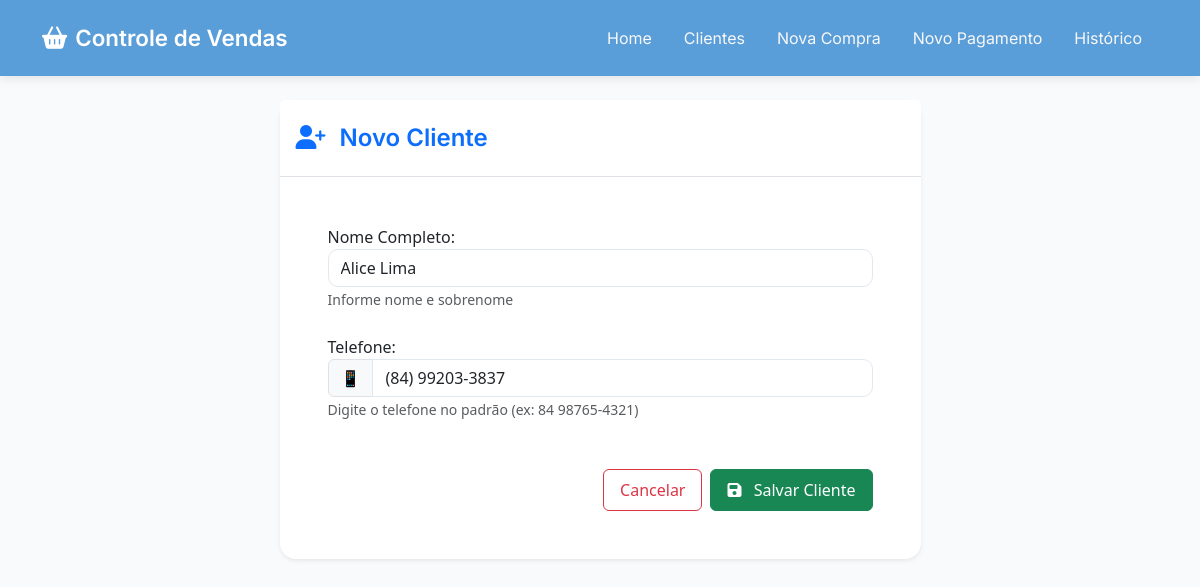
The page /clientes/editar/17/ on the database as committed earlier.
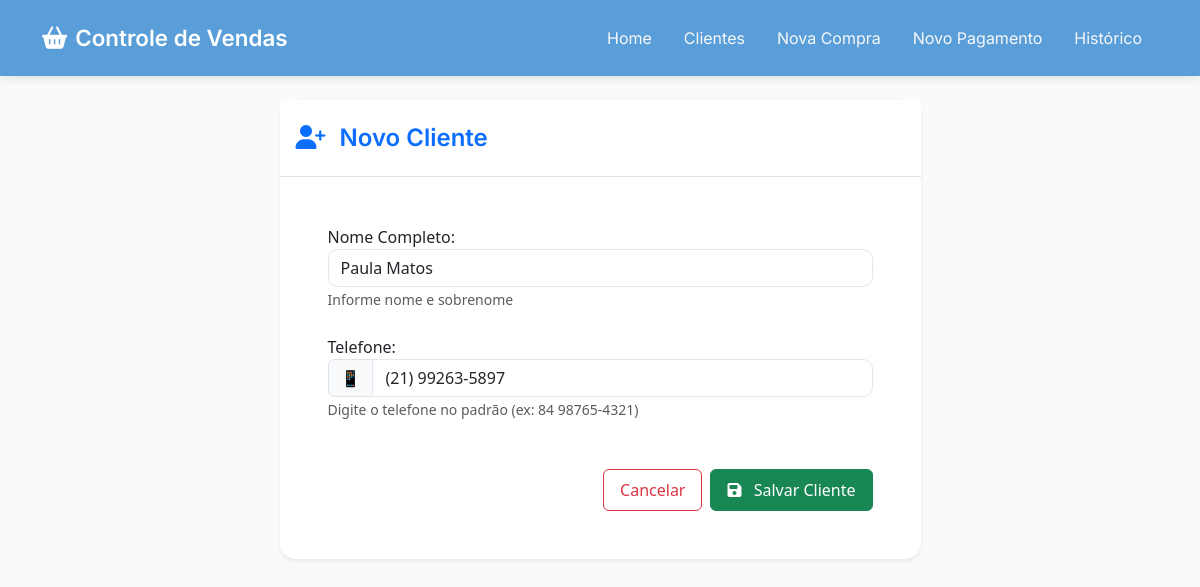
The same page on the database as committed later.
### vendas/models.py (models this page shows, shortened)
class Cliente(models.Model):
    nome = models.CharField(max_length=200, verbose_name="Nome Completo")
    telefone = models.CharField(max_length=20, verbose_name="Telefone")
    class Meta:
        ordering = ['nome']

### vendas/views.py (the view)
# urls.py: path('clientes/editar/<int:pk>/', views.editar_cliente, name='editar_cliente'),
def editar_cliente(request, pk):
    obj = get_object_or_404(Cliente, pk=pk)
    if request.method == 'POST':
        form = ClienteForm(request.POST, instance=obj)
        if form.is_valid():
            form.save()
            messages.success(request, '✅ Alterado!')
            return redirect('lista_clientes')
    else:
        form = ClienteForm(instance=obj)
    return render(request, 'vendas/cliente_form.html', {'form': form, 'titulo': 'Editar Cliente'})

### vendas/forms.py
class ClienteForm(forms.ModelForm):
    class Meta:
        model = Cliente
        fields = ['nome', 'telefone']
        widgets = {
            'nome': forms.TextInput(attrs={'class': 'form-control'}),
            'telefone': forms.TextInput(attrs={'class': 'form-control'}),
        }

### vendas/templates/vendas/cliente_form.html (shortened to what this page needs)
{% extends 'vendas/base.html' %}
{% block content %}
<div class="row justify-content-center">
    <div class="col-lg-8 col-xl-7">
        <div class="card border-0 shadow-sm">
            <div class="card-header bg-white py-4 border-bottom">
                <h4 class="mb-0 fw-semibold text-primary">
                    <i class="fas fa-user-plus me-2"></i> Novo Cliente
                </h4>
            </div>
            <div class="card-body p-5">
                <form method="post">
                    <div class="mb-4">
                        {{ form.nome.label_tag }}
                        {{ form.nome }}
                        <small class="text-muted">Informe nome e sobrenome</small>
                    </div>
                    <div class="mb-5">
                        {{ form.telefone.label_tag }}
                        <div class="input-group">
                            <span class="input-group-text">📱</span>
                            {{ form.telefone }}
                        </div>
                        <small class="text-muted">Digite o telefone no padrão (ex: 84 98765-4321)</small>
                    </div>
                    <div class="d-grid gap-2 d-md-flex justify-content-md-end mt-5">
                        <a href="{% url 'lista_clientes' %}" class="btn btn-outline-danger px-3 py-2">
                            Cancelar
                        </a>
                        <button type="submit" class="btn btn-success px-3 py-2">
                            <i class="fas fa-save me-2"></i> Salvar Cliente
                        </button>
                    </div>
                </form>
            </div>
        </div>
    </div>
</div>
{% endblock %}

Rows that differ between the two databases and show on the page:
changed Cliente: nome "Alice Lima" → "Paula Matos"; telefone "(84) 99203-3837" → "(21) 99263-5897"
